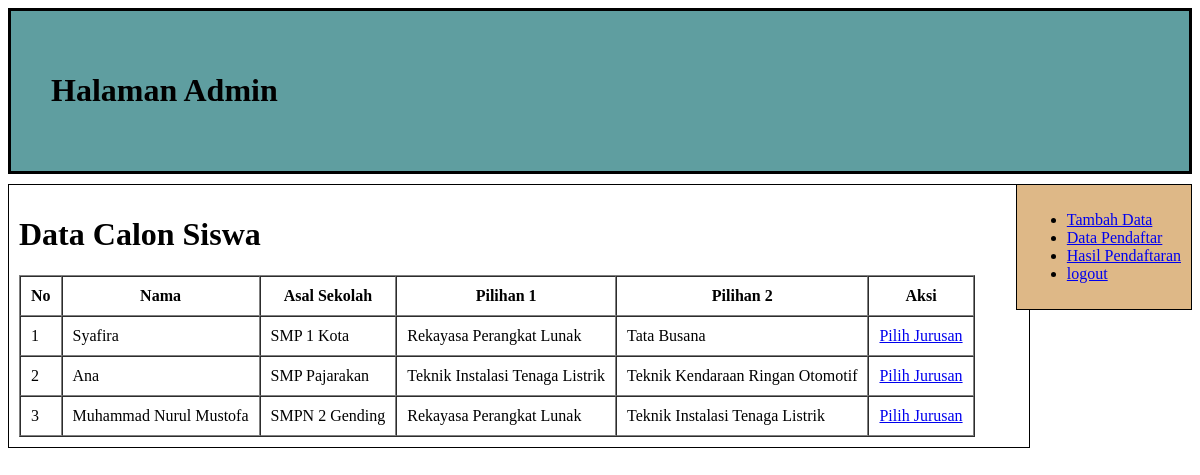
/admin.php?data (signed in), run on the app's committed database.
### tables this page shows
CREATE TABLE `pendaftar` (
  `idpendaftar` int(11) NOT NULL,
  `nama` varchar(35) NOT NULL,
  `ttl` varchar(50) NOT NULL,
  `jk` varchar(25) NOT NULL,
  `alamat` text NOT NULL,
  `asal` varchar(50) NOT NULL,
  `pil1` varchar(50) NOT NULL,
  `pil2` varchar(50) NOT NULL
);

### functions.php (called while the page is built, shortened)
<?php
$koneksi = mysqli_connect("localhost", "root", "", "db_psb");
function query($query)
{
    global $koneksi;
    $result = mysqli_query($koneksi, $query);
    $rows = [];
    while ($row = mysqli_fetch_assoc($result)) {
        $rows[] = $row;
    }
    return $rows;
}

### tabelpendaftar.php (the view, shortened to what this page needs)
<?php
require "functions.php";
$siswa = query("SELECT * FROM pendaftar");
?>
<!DOCTYPE html>
<html lang="en">
<head>
</head>
<body>
    <h1>Data Calon Siswa</h1>
    <table border="1" cellpadding="10" cellspacing="0">
        <tr>
            <th>No</th>
            <th>Nama</th>
            <th>Asal Sekolah</th>
            <th>Pilihan 1</th>
            <th>Pilihan 2</th>
            <th>Aksi</th>
        </tr>
        <?php $i = 1; ?>
        <?php foreach ($siswa as $b) : ?>
            <tr>
                <td><?= $i; ?></td>
                <td><?= $b["nama"]; ?></td>
                <td><?= $b["asal"]; ?></td>
                <td><?= $b["pil1"]; ?></td>
                <td><?= $b["pil2"]; ?></td>
                <td>
                    <a href="admin.php?pilih&&id=<?= $b["idpendaftar"]; ?>">Pilih Jurusan</a>
                </td>
            </tr>
            <?php $i++; ?>
        <?php endforeach; ?>
    </table>
</body>
</html>

### admin.php (shortened to what this page needs)
<!DOCTYPE html>
<html lang="en">
<head>
    <link rel="stylesheet" href="style.css">
</head>
<body>
    <div id="header">
        <h1>Halaman Admin</h1>
    </div>
    <div id="navigasi">
        <ul>
            <li><a href="?daftar">Tambah Data</a></li>
            <li><a href="?data">Data Pendaftar</a></li>
            <li><a href="?hasil">Hasil Pendaftaran</a></li>
            <li><a href="?logout">logout</a></li>
        </ul>
    </div>
    <div id="content">
        <?php
        if (isset($_GET["daftar"])) {
            include "tambah.php";
        } else if (isset($_GET["data"])) {
            include "tabelpendaftar.php";
        } else if (isset($_GET["hasil"])) {
            include "hasil.php";
        } else if (isset($_GET["pilih"])) {
            include "pilihjurusan.php";
        } else if (isset($_GET["logout"])) {
            include "logout.php";
        } else {
            include "selamat.php";
        }
        ?>
    </div>
</body>
</html>

### style.css (style rules this page uses)
#header { padding: 40px; border: 3px solid #000000; background-color: cadetblue; }
#content { width: auto; margin-top: 10px; margin-bottom: 10px; padding: 10px; border: 1px; border: 1px solid #000000; }
#navigasi { float: right; padding: 10px; margin-top: 10px; margin-bottom: 10px; border: 1px solid #000000; background-color: burlywood; }
#content { width: 1000px; margin-top: 10px; margin-bottom: 10px; padding: 10px; border: 1px solid #000000; }

### data on the page
pendaftar: nama "Syafira", asal "SMP 1 Kota", pil1 "Rekayasa Perangkat Lunak", pil2 "Tata Busana"
pendaftar: nama "Ana", asal "SMP Pajarakan", pil1 "Teknik Instalasi Tenaga Listrik", pil2 "Teknik Kendaraan Ringan Otomotif"
pendaftar: nama "Muhammad Nurul Mustofa", asal "SMPN 2 Gending", pil1 "Rekayasa Perangkat Lunak", pil2 "Teknik Instalasi Tenaga Listrik"
